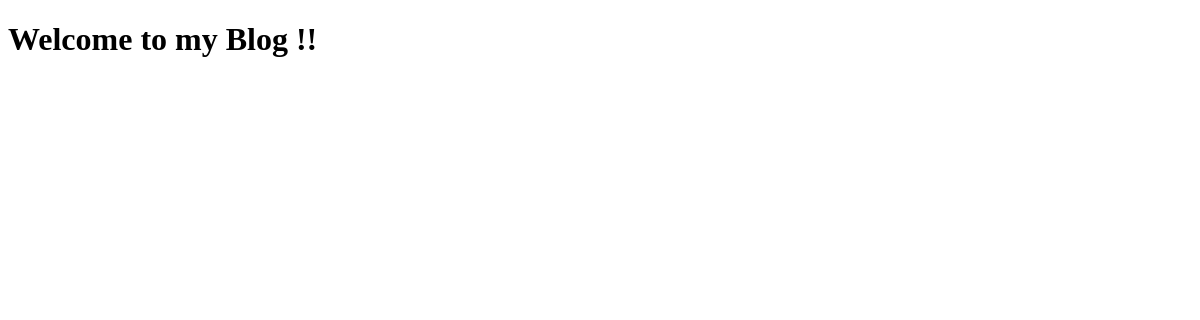
Before: /smart/ with the older database file.
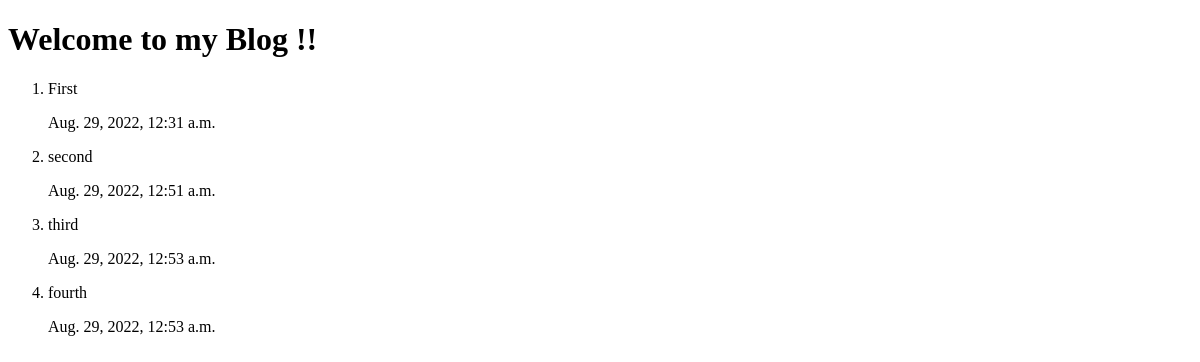
After: the same page with the newer database file.
### notes/models.py (models this page shows)
class Notes(models.Model):
    title = models.CharField(max_length=10000)
    text = models.TextField()
    created = models.DateTimeField(auto_now_add=True)

### notes/views.py (the view)
# urls.py: path('smart/',views.list),
def list(request):
    all_notes = Notes.objects.all()
    return render(request,'notes/notes_list.html',{'notes':all_notes})

### notes/templates/notes/notes_list.html (shortened to what this page needs)
<!DOCTYPE html>
<html lang="en">
<head>
</head>
<body>
    <h1>Welcome to my Blog !!</h1>
    <ol>
        {% for note in notes %}
            <li>{{note.title}}   &nbsp;&nbsp;&nbsp; <p>{{note.created}}</p> </li>
        {% endfor %}
    </ol>
</body>
</html>

Changed rows visible on the page:
added Notes: title "First", created "Aug. 29, 2022, 12:31 a.m."
added Notes: title "second", created "Aug. 29, 2022, 12:51 a.m."
added Notes: title "third", created "Aug. 29, 2022, 12:53 a.m."
added Notes: title "fourth", created "Aug. 29, 2022, 12:53 a.m."
